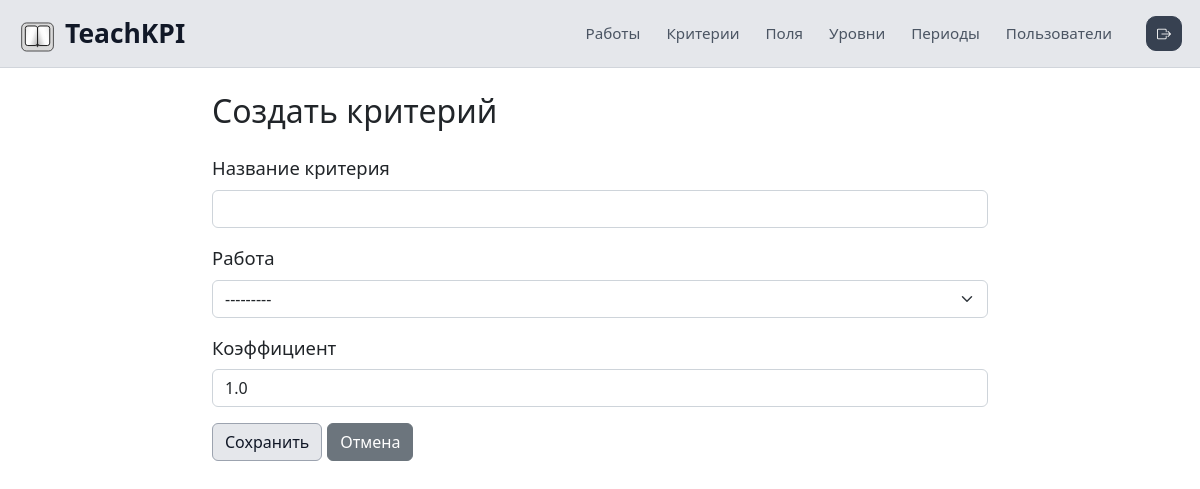
The app's page /dashboard/criterions/create/?work=6 (signed in), older data.
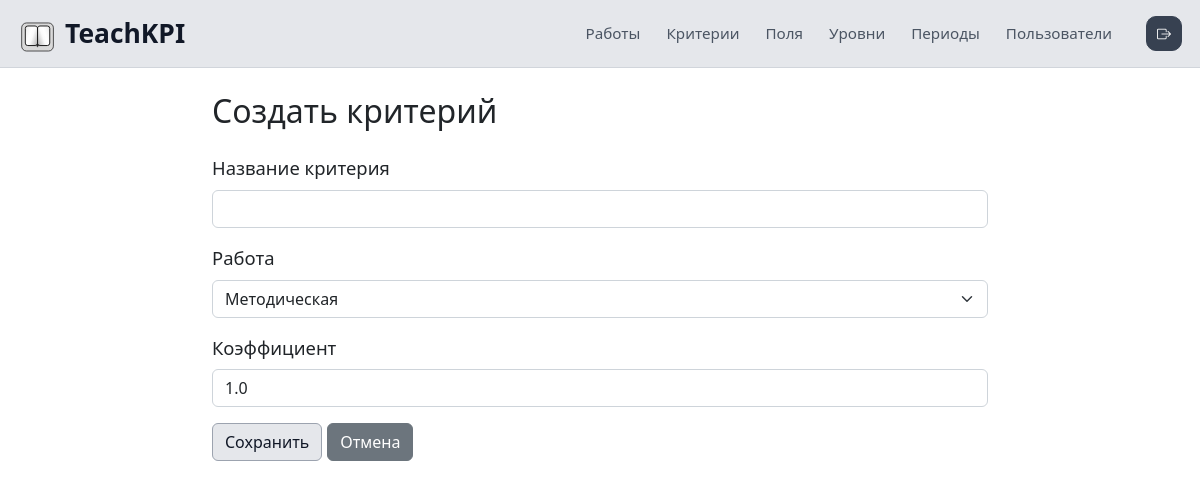
The same page, newer data.
### main/models.py (models this page shows)
class Work(models.Model):
    id = models.AutoField(primary_key=True, db_column='ID')
    name = models.CharField(max_length=255, unique=True, db_column='Name')
    class Meta:
        db_table = 'Works'
    def __str__(self):
        return self.name

### main/views.py (the view)
# urls.py: path('criterions/create/', views.CriterionCreateView.as_view(), name='criterion_create'),
class CriterionCreateView(AdminRequiredMixin, CreateView):
    model = Criterion
    fields = ['name', 'work', 'ratio']
    template_name = 'main/criterion/criterion_form.html'
    success_url = reverse_lazy('criterion_list')
    def get_initial(self):
        initial = super().get_initial()
        work_id = self.request.GET.get('work')
        if work_id:
            try:
                initial['work'] = Work.objects.get(pk=work_id)
            except Work.DoesNotExist:
                pass
        return initial

### main/views.py (called while the page is built)
def is_admin(user):
    return user.is_authenticated and user.role == 'admin'

    @method_decorator(user_passes_test(is_admin))
    def dispatch(self, *args, **kwargs):
        return super().dispatch(*args, **kwargs)

### main/templates/main/criterion/criterion_form.html (shortened to what this page needs)
{% extends 'main/base_dashboard.html' %}
{% block content %}
<div class="row">
    <div class="col-md-8 offset-md-2">
        <h2 class="mb-4">{% if object %}Редактировать критерий{% else %}Создать критерий{% endif %}</h2>
        <form method="post">
            <div class="mb-3">
                <label for="{{ form.name.id_for_label }}" class="form-label">Название критерия</label>
                <input type="text" name="{{ form.name.name }}" id="{{ form.name.id_for_label }}"
                       class="form-control {% if form.name.errors %}is-invalid{% endif %}"
                       value="{{ form.name.value|default:'' }}">
            </div>
            <div class="mb-3">
                <label for="{{ form.work.id_for_label }}" class="form-label">Работа</label>
                <select name="{{ form.work.name }}" id="{{ form.work.id_for_label }}"
                        class="form-select {% if form.work.errors %}is-invalid{% endif %}">
                    {% for choice in form.work.field.choices %}
                        <option value="{{ choice.0 }}" {% if form.work.value == choice.0 or form.work.value|stringformat:"s" == choice.0|stringformat:"s" %}selected{% endif %}>{{ choice.1 }}</option>
                    {% endfor %}
                </select>
            </div>
            <div class="mb-3">
                <label for="{{ form.ratio.id_for_label }}" class="form-label">Коэффициент</label>
                <input type="number" name="{{ form.ratio.name }}" id="{{ form.ratio.id_for_label }}"
                       class="form-control {% if form.ratio.errors %}is-invalid{% endif %}"
                       value="{{ form.ratio.value|default:'' }}" step="any">
            </div>
            <button type="submit" class="btn btn-primary">Сохранить</button>
            <a href="{% url 'criterion_list' %}" class="btn btn-secondary">Отмена</a>
        </form>
    </div>
</div>
{% endblock %}

Row changes from the older to the newer data that the page shows:
removed Work: work "---------"
added Work: work "Методическая"
